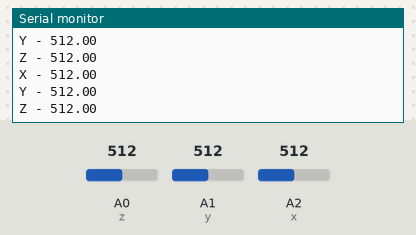
A sketch run on a simulated Arduino Uno, built with avr-gcc and run on an emulated ATmega328P. On the bench: the last lines printed to the serial monitor. The inputs (shaded band) are chosen by the test bench; at power-on: A0 (z) = 512, A1 (y) = 512, A2 (x) = 512.

Above: at 1.8 s.
1.9 s: A0 (z) set to 716
At 2.8 s:
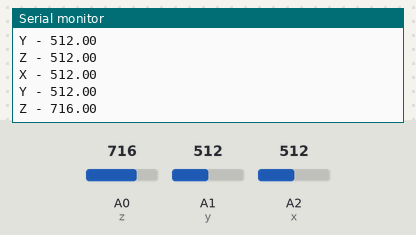
3.4 s: A1 (y) set to 716
At 4.7 s:
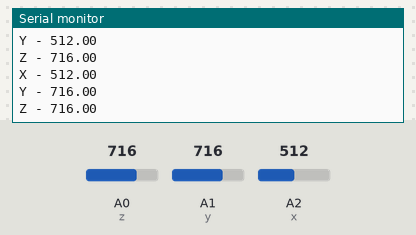
4.9 s: A2 (x) set to 716
At 5.8 s:
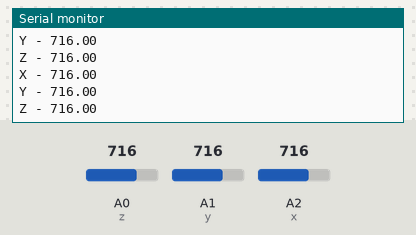
6.4 s: A0 (z) set to 900
At 7.4 s:
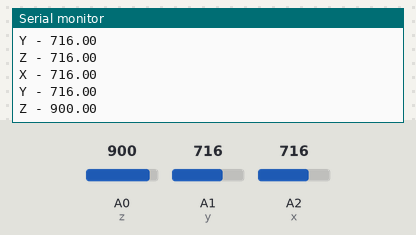
7.9 s: A1 (y) set to 900
At 8.8 s:
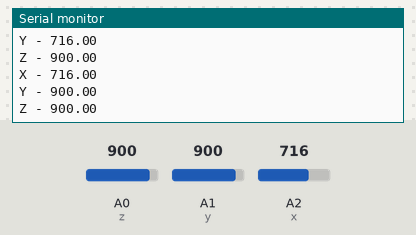
9.4 s: A2 (x) set to 900
At 10.8 s:
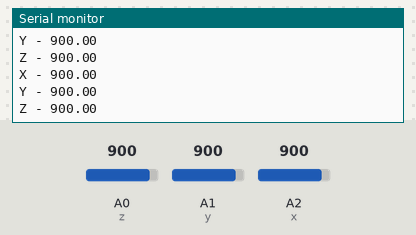
Timing chart, 0 to 11.9 s (numbered marks = the images above; inputs shaded):
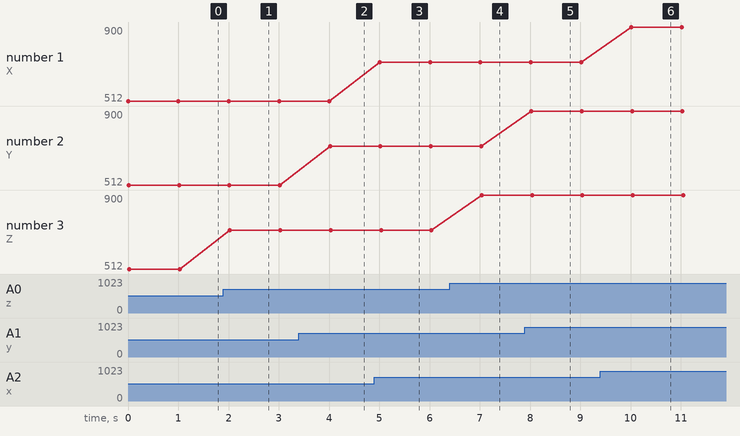

Measured:
- after the input at 1.9 s, the serial monitor: prints a new line after 0.13 s (image 1)
- after the input at 3.4 s, the serial monitor: prints a new line after 0.62 s (image 2)
- after the input at 4.9 s, the serial monitor: prints a new line after 0.11 s (image 3)
- after the input at 6.4 s, the serial monitor: prints a new line after 0.64 s (image 4)
- after the input at 7.9 s, the serial monitor: prints a new line after 0.13 s (image 5)
- after the input at 9.4 s, the serial monitor: prints a new line after 0.62 s (image 6)
- plotted number 3: 512 → 716 after the input at 1.9 s, 716 → 900 after the input at 6.4 s

The sketch:

Joystick.ino
```cpp
#define x A2
#define y A1
#define z A0

float eixo_x = 0;
float eixo_y = 0;
float eixo_z = 0;

void setup()
{
  Serial.begin(9600);
}


void loop()
{
  eixo_x = analogRead(x);
  eixo_y = analogRead(y);
  eixo_z = analogRead(z);

  PrintarCoordenadas();

  delay(1000);
}


void PrintarCoordenadas()
{
  Serial.print("X - ");
  Serial.println(eixo_x);
  Serial.print("Y - ");
  Serial.println(eixo_y);
  Serial.print("Z - ");
  Serial.println(eixo_z);
}
```
